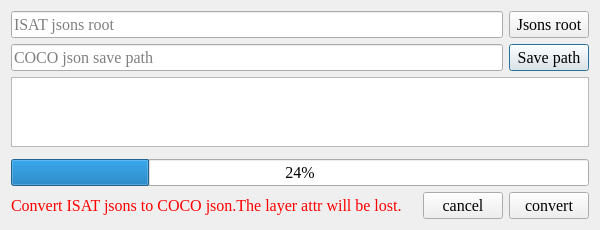
<?xml version="1.0" encoding="UTF-8"?>
<ui version="4.0">
 <class>DialogExport</class>
 <widget class="QDialog" name="DialogExport">
  <property name="windowModality">
   <enum>Qt::NonModal</enum>
  </property>
  <property name="geometry">
   <rect>
    <x>0</x>
    <y>0</y>
    <width>600</width>
    <height>227</height>
   </rect>
  </property>
  <property name="font">
   <font>
    <family>Times New Roman</family>
    <pointsize>12</pointsize>
   </font>
  </property>
  <property name="windowTitle">
   <string>Export</string>
  </property>
  <property name="sizeGripEnabled">
   <bool>false</bool>
  </property>
  <property name="modal">
   <bool>false</bool>
  </property>
  <layout class="QVBoxLayout" name="verticalLayout">
   <item>
    <widget class="QWidget" name="widget" native="true">
     <layout class="QGridLayout" name="gridLayout">
      <property name="leftMargin">
       <number>0</number>
      </property>
      <property name="topMargin">
       <number>0</number>
      </property>
      <property name="rightMargin">
       <number>0</number>
      </property>
      <property name="bottomMargin">
       <number>0</number>
      </property>
      <item row="3" column="1">
       <widget class="QPushButton" name="pushButton_save_path">
        <property name="text">
         <string>Save path</string>
        </property>
       </widget>
      </item>
      <item row="2" column="1">
       <widget class="QPushButton" name="pushButton_label_root">
        <property name="text">
         <string>Jsons root</string>
        </property>
       </widget>
      </item>
      <item row="3" column="0">
       <widget class="QLineEdit" name="lineEdit_save_path">
        <property name="enabled">
         <bool>true</bool>
        </property>
        <property name="readOnly">
         <bool>true</bool>
        </property>
        <property name="placeholderText">
         <string>COCO json save path</string>
        </property>
       </widget>
      </item>
      <item row="2" column="0">
       <widget class="QLineEdit" name="lineEdit_label_root">
        <property name="enabled">
         <bool>true</bool>
        </property>
        <property name="readOnly">
         <bool>true</bool>
        </property>
        <property name="placeholderText">
         <string>ISAT jsons root</string>
        </property>
       </widget>
      </item>
     </layout>
    </widget>
   </item>
   <item>
    <widget class="QTextBrowser" name="textBrowser">
     <property name="font">
      <font>
       <family>宋体</family>
       <pointsize>12</pointsize>
      </font>
     </property>
     <property name="lineWrapMode">
      <enum>QTextEdit::NoWrap</enum>
     </property>
     <property name="html">
      <string>&lt;!DOCTYPE HTML PUBLIC &quot;-//W3C//DTD HTML 4.0//EN&quot; &quot;http://www.w3.org/TR/REC-html40/strict.dtd&quot;&gt;
&lt;html&gt;&lt;head&gt;&lt;meta name=&quot;qrichtext&quot; content=&quot;1&quot; /&gt;&lt;meta charset=&quot;utf-8&quot; /&gt;&lt;style type=&quot;text/css&quot;&gt;
p, li { white-space: pre-wrap; }
hr { height: 1px; border-width: 0; }
li.unchecked::marker { content: &quot;\2610&quot;; }
li.checked::marker { content: &quot;\2612&quot;; }
&lt;/style&gt;&lt;/head&gt;&lt;body style=&quot; font-family:'宋体'; font-size:12pt; font-weight:400; font-style:normal;&quot;&gt;
&lt;p style=&quot;-qt-paragraph-type:empty; margin-top:0px; margin-bottom:0px; margin-left:0px; margin-right:0px; -qt-block-indent:0; text-indent:0px; font-family:'Times New Roman';&quot;&gt;&lt;br /&gt;&lt;/p&gt;&lt;/body&gt;&lt;/html&gt;</string>
     </property>
    </widget>
   </item>
   <item>
    <widget class="QWidget" name="widget_3" native="true">
     <layout class="QHBoxLayout" name="horizontalLayout_2">
      <property name="leftMargin">
       <number>0</number>
      </property>
      <property name="topMargin">
       <number>0</number>
      </property>
      <property name="rightMargin">
       <number>0</number>
      </property>
      <property name="bottomMargin">
       <number>0</number>
      </property>
     </layout>
    </widget>
   </item>
   <item>
    <widget class="QProgressBar" name="progressBar">
     <property name="value">
      <number>24</number>
     </property>
    </widget>
   </item>
   <item>
    <widget class="QWidget" name="widget_2" native="true">
     <layout class="QHBoxLayout" name="horizontalLayout">
      <property name="leftMargin">
       <number>0</number>
      </property>
      <property name="topMargin">
       <number>0</number>
      </property>
      <property name="rightMargin">
       <number>0</number>
      </property>
      <property name="bottomMargin">
       <number>0</number>
      </property>
      <item>
       <widget class="QLabel" name="label">
        <property name="font">
         <font>
          <family>Times New Roman</family>
          <pointsize>12</pointsize>
         </font>
        </property>
        <property name="styleSheet">
         <string notr="true">color: rgb(255, 0, 0);</string>
        </property>
        <property name="text">
         <string>Convert ISAT jsons to COCO json.The layer attr will be lost.</string>
        </property>
       </widget>
      </item>
      <item>
       <spacer name="horizontalSpacer">
        <property name="orientation">
         <enum>Qt::Horizontal</enum>
        </property>
        <property name="sizeHint" stdset="0">
         <size>
          <width>40</width>
          <height>20</height>
         </size>
        </property>
       </spacer>
      </item>
      <item>
       <widget class="QPushButton" name="pushButton_cancel">
        <property name="text">
         <string>cancel</string>
        </property>
        <property name="icon">
         <iconset resource="../icons.qrc">
          <normaloff>:/icon/icons/close-one.svg</normaloff>:/icon/icons/close-one.svg</iconset>
        </property>
       </widget>
      </item>
      <item>
       <widget class="QPushButton" name="pushButton_apply">
        <property name="text">
         <string>convert</string>
        </property>
        <property name="icon">
         <iconset resource="../icons.qrc">
          <normaloff>:/icon/icons/check-one.svg</normaloff>:/icon/icons/check-one.svg</iconset>
        </property>
       </widget>
      </item>
     </layout>
    </widget>
   </item>
  </layout>
 </widget>
 <resources>
  <include location="../icons.qrc"/>
 </resources>
 <connections/>
</ui>
